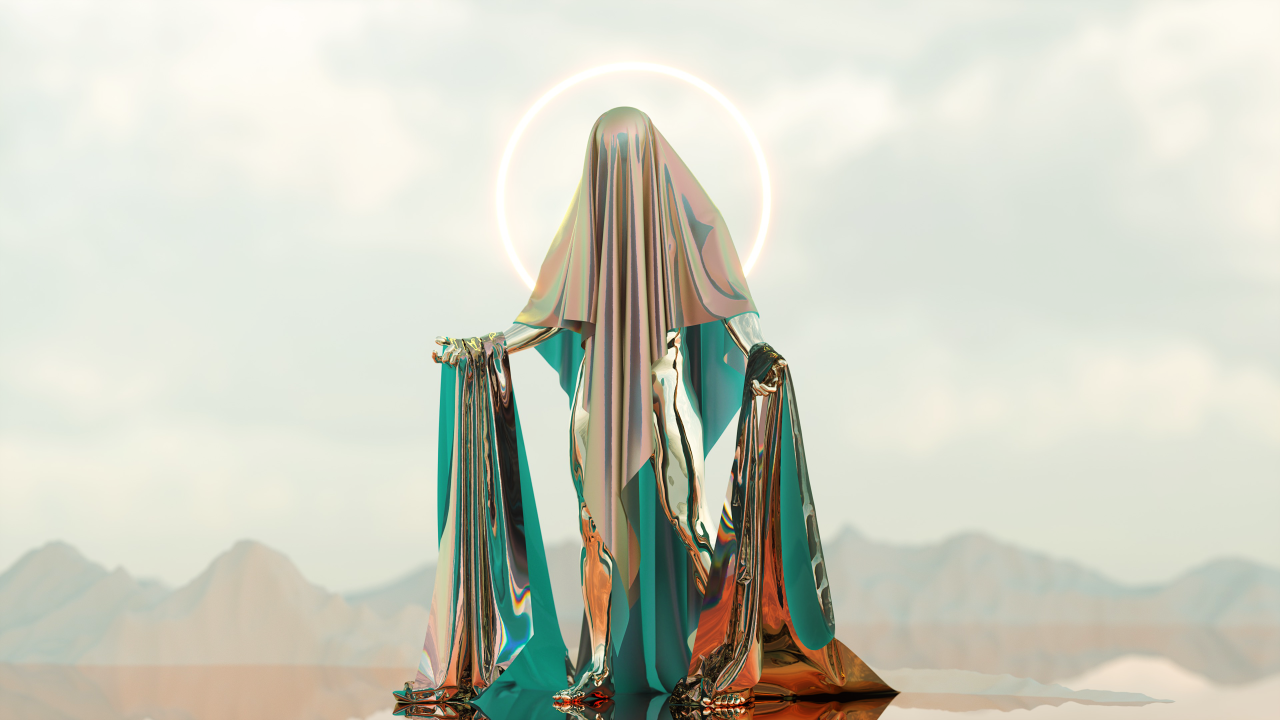
#> input picture example.png, 3840 x 2160 px (shown at 1/3 size)
$ python PILtest.py
#> lines starting #> are read from the running program, lines starting #| are printed output that depends on the picture
from PIL import Image

im = Image.open("example.png")
#> im is the input picture: PIL image 3840x2160 RGB; mean R, G, B 205.9, 207.5, 193.7
im_resiz = im.resize((640,480))
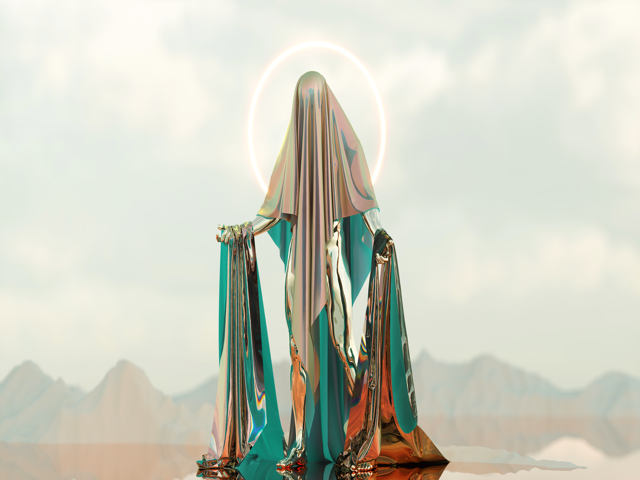
#> im_resiz: PIL image 640x480 RGB; mean R, G, B 205.9, 207.5, 193.7
im_rotate = im.rotate(90)
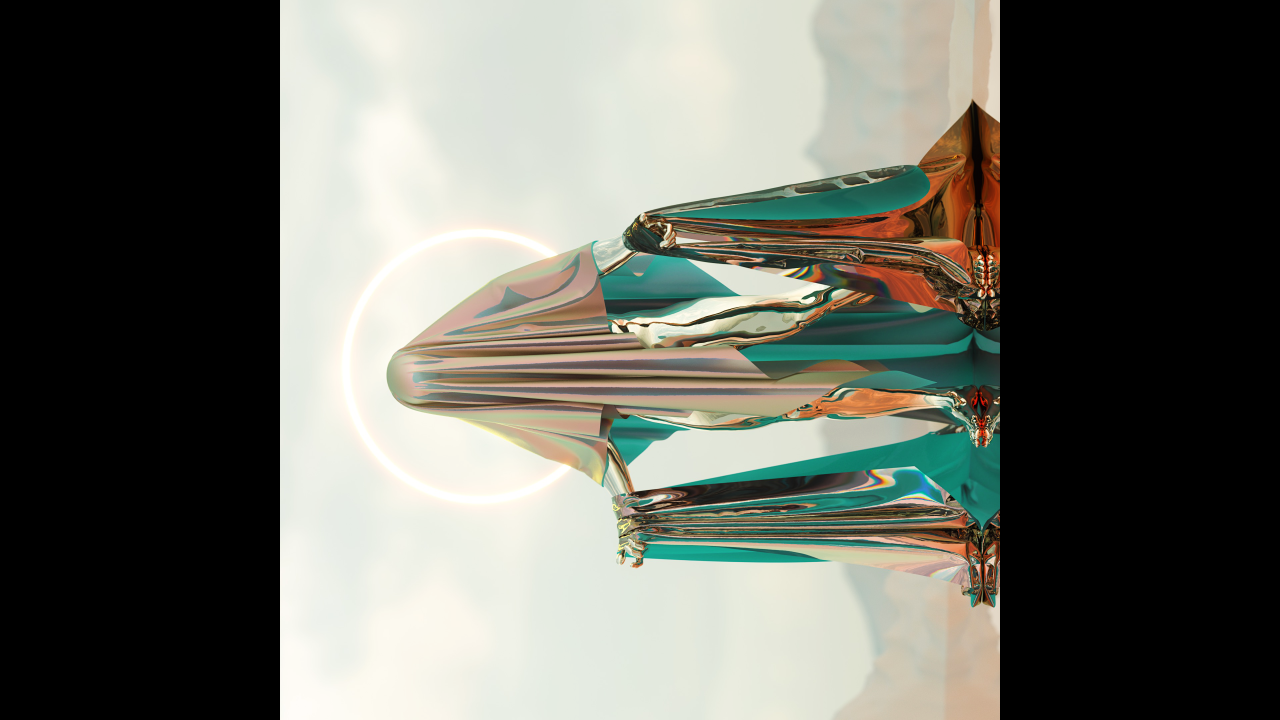
#> im_rotate: PIL image 3840x2160 RGB (shown at 1/3 size); mean R, G, B 107, 108.3, 100.1
im.rotate(180).resize((640,480)).save("examples/flipped_and_resized.jpg")
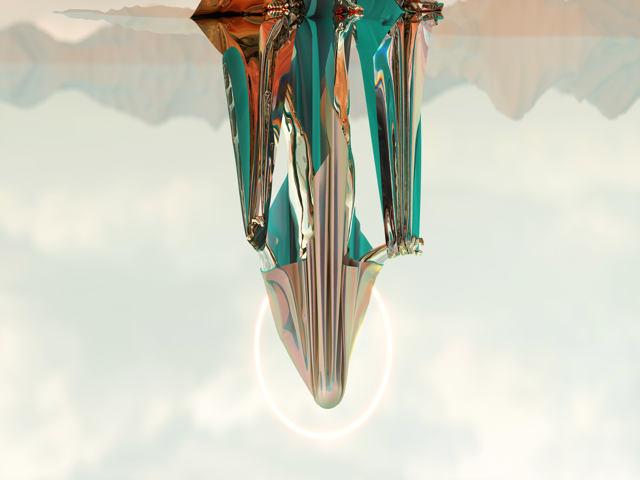
#> saved as flipped_and_resized.jpg: PIL image 640x480 RGB; mean R, G, B 205.9, 207.5, 193.7
im_resiz.save("examples/example_resized.jpg")
im_rotate.save("examples/example_rotated.jpeg")
